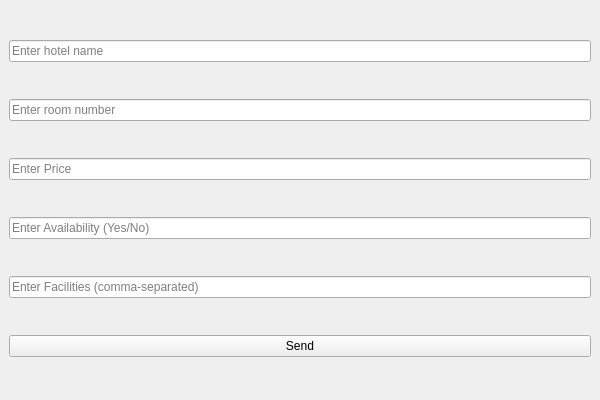
<?xml version="1.0" encoding="UTF-8"?>
<ui version="4.0">
 <class>UpdateRoomDialog</class>
 <widget class="QMainWindow" name="UpdateRoomDialog">
  <property name="geometry">
   <rect>
    <x>0</x>
    <y>0</y>
    <width>600</width>
    <height>400</height>
   </rect>
  </property>
  <widget class="QWidget" name="centralwidget">
   <layout class="QVBoxLayout" name="verticalLayout">
   
    <!-- Input for hotel Name -->
    <item>
     <widget class="QLineEdit" name="hotelNameInput">
      <property name="placeholderText">
       <string>Enter hotel name</string>
      </property>
     </widget>
    </item>
    
    <!-- Input for room number -->
    <item>
     <widget class="QLineEdit" name="roomNumberInput">
      <property name="placeholderText">
       <string>Enter room number</string>
      </property>
     </widget>
    </item>
    
    <!-- Input for Price -->
    <item>
     <widget class="QLineEdit" name="roomPriceInput">
      <property name="placeholderText">
       <string>Enter Price</string>
      </property>
     </widget>
    </item>
    
    <!-- Input for Availability -->
    <item>
     <widget class="QLineEdit" name="roomAvailabilityInput">
      <property name="placeholderText">
       <string>Enter Availability (Yes/No)</string>
      </property>
     </widget>
    </item>
    
    <!-- Input for Facilities -->
    <item>
     <widget class="QLineEdit" name="roomFacilitiesInput">
      <property name="placeholderText">
       <string>Enter Facilities (comma-separated)</string>
      </property>
     </widget>
    </item>
    
    <!-- Send Button -->
    <item>
     <widget class="QPushButton" name="updateRoomButton">
      <property name="text">
       <string>Send</string>
      </property>
     </widget>
    </item>

   </layout>
  </widget>
 </widget>
 <resources/>
 <connections/>
</ui>
